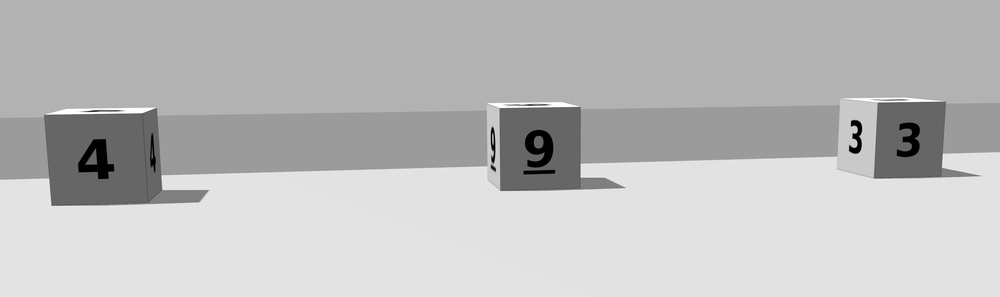
#> input picture src/W.png, 1000 x 297 px, shrunk from 3156 x 936 before the run, found by its file name
$ python OCR.py
#> lines starting #> are read from the running program, lines starting #| are printed output that depends on the picture; after the words box and inside, x2 and y2 are one past the last pixel; in counts of white or black regions, pixels touching at a corner belong together
#> further down, img is the input picture: shape (297, 1000, 3); min 0, max 255, mean 188.6
import cv2
import pytesseract
import numpy as np

def deskew(image):
    """
    对图像进行倾斜校正，确保数字区域水平对齐
    """
    gray = cv2.cvtColor(image, cv2.COLOR_BGR2GRAY)
    # 获取非零像素坐标
    coords = np.column_stack(np.where(gray > 0))
#> coords = 295594 pairs, first value 0 to 296, second value 0 to 999
    # 计算最小外接矩形的旋转角度
    angle = cv2.minAreaRect(coords)[-1]
#> angle = -90
    if angle < -45:
        angle = -(90 + angle)
#> angle = 0
    else:
        angle = -angle
    # 根据计算的角度旋转图像
    (h, w) = image.shape[:2]
#> h = 297; w = 1000
    center = (w // 2, h // 2)
#> center = (500, 148)
    M = cv2.getRotationMatrix2D(center, angle, 1.0)
#> M = [[1, 0, 0], [0, 1, 0]]
    rotated = cv2.warpAffine(image, M, (w, h),
                             flags=cv2.INTER_CUBIC, borderMode=cv2.BORDER_REPLICATE)
    return rotated

# 读取待识别的图像
img = cv2.imread('/home/du/ME5413_Final_Project/src/W.png')

# 图像预处理：校正倾斜
rotated = deskew(img)

# 转换为灰度图像并进行二值化处理
gray = cv2.cvtColor(rotated, cv2.COLOR_BGR2GRAY)
_, thresh = cv2.threshold(gray, 0, 255, cv2.THRESH_BINARY + cv2.THRESH_OTSU)
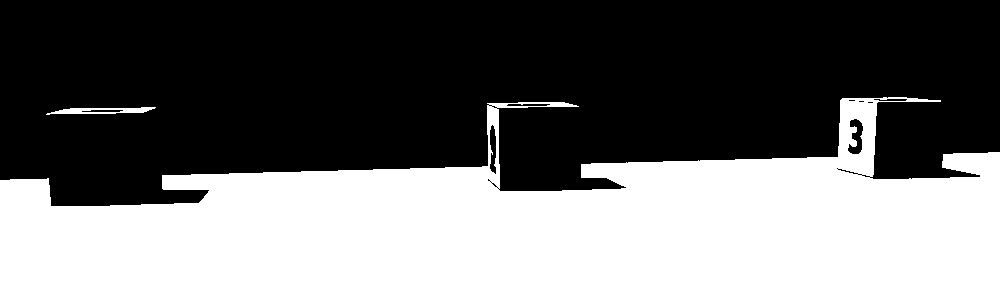
#> thresh: shape (297, 1000); 42.5% white; 2 white regions, box (x1, y1, x2, y2) and area: (0, 97, 1000, 297) 125641, (46, 107, 156, 115) 467

# 配置Tesseract参数：
# --psm 7：将图像作为单行文本处理
# tessedit_char_whitelist：限制只识别数字
custom_config = r'--psm 7 -c tessedit_char_whitelist=0123456789'

# 进行OCR识别，并获取每个识别到字符的位置信息
#> (the run stopped early here; a loop or call above may not have finished)

$ run again, with src/3.png copied over src/W.png
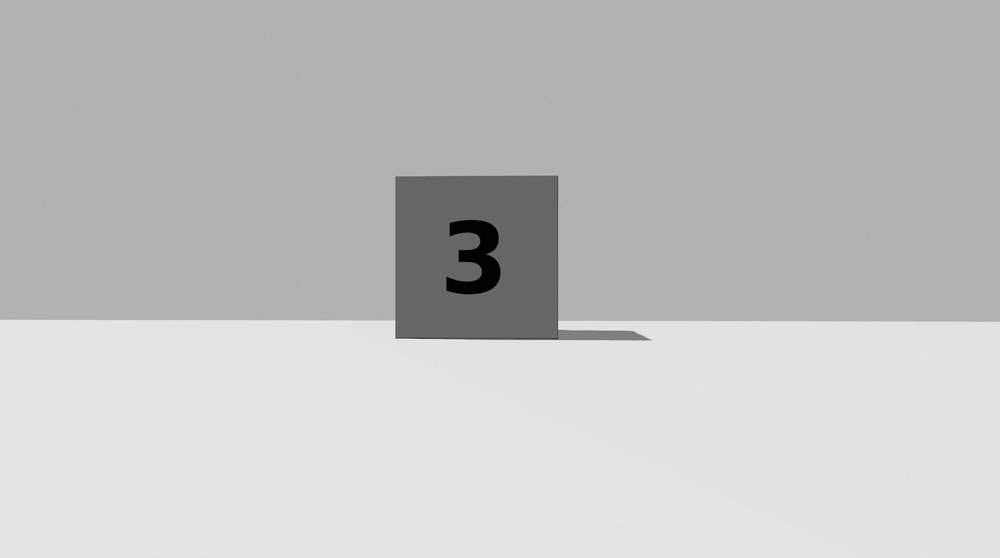
#> input picture src/3.png, 1000 x 558 px, shrunk from 3894 x 2174 before the run, found by its file name
#> img is the input picture: shape (558, 1000, 3); min 0, max 241, mean 194.2
#> coords = 557581 pairs, first value 0 to 557, second value 0 to 999
#> in deskew, `angle = cv2.minAreaRect(coords)[-1]`: angle = -90
#> in deskew, `angle = -(90 + angle)`: angle = 0
#> M = [[1, 0, 0], [0, 1, 0]]
#> `_, thresh = cv2.threshold(gray, 0, 255, cv2.THRESH_BINARY + cv2.THRESH..`:
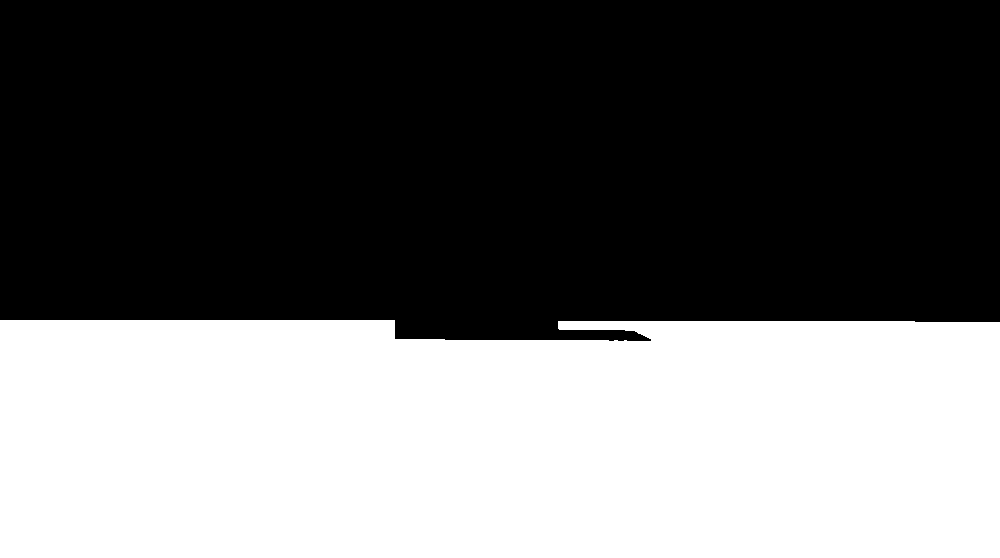
#> thresh: shape (558, 1000); 41.8% white; 1 white region, box (x1, y1, x2, y2) and area: (0, 320, 1000, 558) 233396

$ run again, with src/W2.png copied over src/W.png
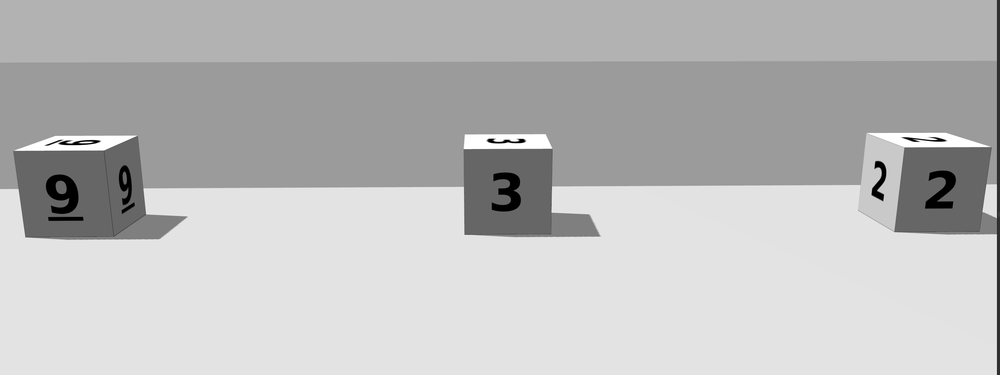
#> input picture src/W2.png, 1000 x 375 px, shrunk from 3640 x 1366 before the run, found by its file name
#> img is the input picture: shape (375, 1000, 3); min 0, max 255, mean 187.4
#> coords = 373280 pairs, first value 0 to 374, second value 0 to 999
#> in deskew, `angle = cv2.minAreaRect(coords)[-1]`: angle = -90
#> in deskew, `angle = -(90 + angle)`: angle = 0
#> M = [[1, 0, 0], [0, 1, 0]]
#> `_, thresh = cv2.threshold(gray, 0, 255, cv2.THRESH_BINARY + cv2.THRESH..`:
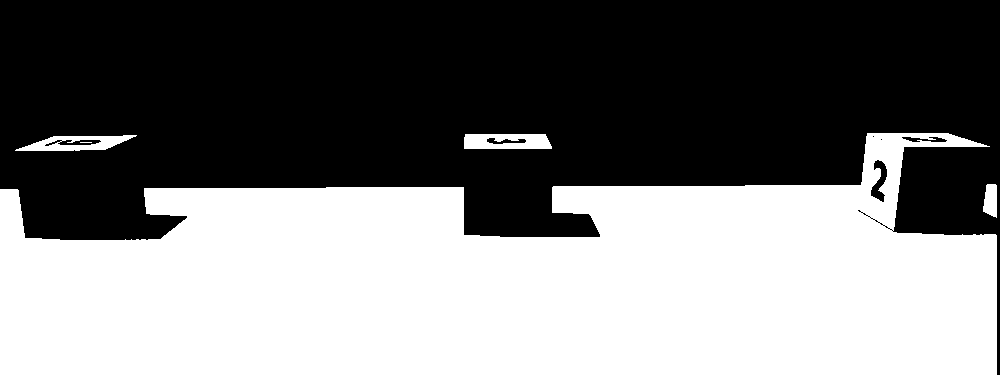
#> thresh: shape (375, 1000); 46.8% white; 5 white regions (1 under 20 px), largest, box (x1, y1, x2, y2) and area: (0, 133, 997, 375) 172864, (464, 134, 552, 149) 1148, (15, 135, 137, 151) 1089, (983, 184, 997, 218) 386
